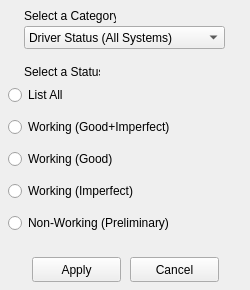
<?xml version="1.0" encoding="UTF-8"?>
<ui version="4.0">
  <class>FormArcadeFiltersDriverStatus</class>
  <widget class="QWidget" name="FormArcadeFiltersDriverStatus">
    <property name="geometry"><rect><x>0</x><y>0</y><width>250</width><height>290</height></rect></property>
    <property name="windowTitle"><string>Driver Status Filter</string></property>
    <property name="vclClass" stdset="0"><string notr="true">TFormArcadeFiltersDriverStatus</string></property>
    <property name="vclColor" stdset="0"><string notr="true">#ffffff</string></property>
    <property name="vclFontName" stdset="0"><string notr="true">Segoe UI</string></property>
    <property name="vclFontPx" stdset="0"><number>12</number></property>
    <property name="vclFontColor" stdset="0"><string notr="true">#000000</string></property>
    <property name="vclBorderStyle" stdset="0"><string notr="true">bsToolWindow</string></property>
    <property name="vclOnKeyPress" stdset="0"><string notr="true">FormKeyPress</string></property>
    <widget class="ElLabel" name="LabelSelectCategory">
      <property name="vclAutoSize" stdset="0"><bool>true</bool></property>
      <property name="geometry"><rect><x>24</x><y>8</y><width>92</width><height>16</height></rect></property>
      <property name="text"><string>Select a Category</string></property>
      <property name="vclClass" stdset="0"><string notr="true">TShadowLabel</string></property>
      <property name="vclTransparent" stdset="0"><bool>true</bool></property>
      <property name="vclFontName" stdset="0"><string notr="true">Segoe UI</string></property>
      <property name="vclFontPx" stdset="0"><number>12</number></property>
      <property name="vclFontColor" stdset="0"><string notr="true">#000000</string></property>
      <property name="vclColorFrame" stdset="0"><string notr="true">#000000</string></property>
      <property name="vclColorInnerFrame" stdset="0"><string notr="true">#000000</string></property>
      <property name="vclShadowColor" stdset="0"><string notr="true">#808080</string></property>
      <property name="vclShadowEnabled" stdset="0"><string notr="true">False</string></property>
      <property name="vclEllipsType" stdset="0"><string notr="true">etNone</string></property>
      <property name="vclFrames" stdset="0"><string notr="true"></string></property>
    </widget>
    <widget class="ElLabel" name="LabelFilterStatus">
      <property name="vclAutoSize" stdset="0"><bool>true</bool></property>
      <property name="geometry"><rect><x>24</x><y>64</y><width>76</width><height>16</height></rect></property>
      <property name="text"><string>Select a Status</string></property>
      <property name="vclClass" stdset="0"><string notr="true">TShadowLabel</string></property>
      <property name="vclTransparent" stdset="0"><bool>true</bool></property>
      <property name="vclFontName" stdset="0"><string notr="true">Segoe UI</string></property>
      <property name="vclFontPx" stdset="0"><number>12</number></property>
      <property name="vclFontColor" stdset="0"><string notr="true">#000000</string></property>
      <property name="vclColorFrame" stdset="0"><string notr="true">#000000</string></property>
      <property name="vclColorInnerFrame" stdset="0"><string notr="true">#000000</string></property>
      <property name="vclShadowColor" stdset="0"><string notr="true">#808080</string></property>
      <property name="vclShadowEnabled" stdset="0"><string notr="true">False</string></property>
      <property name="vclEllipsType" stdset="0"><string notr="true">etNone</string></property>
      <property name="vclFrames" stdset="0"><string notr="true"></string></property>
    </widget>
    <widget class="ElPanel" name="PanelBottom">
      <property name="geometry"><rect><x>0</x><y>249</y><width>250</width><height>41</height></rect></property>
      <property name="vclAlign" stdset="0"><string notr="true">alBottom</string></property>
      <property name="vclClass" stdset="0"><string notr="true">TPanelEx</string></property>
      <property name="vclColor1" stdset="0"><string notr="true">#ffffff</string></property>
      <property name="vclColor2" stdset="0"><string notr="true">#f1f1f1</string></property>
      <property name="vclColor3" stdset="0"><string notr="true">#ffff00</string></property>
      <property name="vclColor4" stdset="0"><string notr="true">#008080</string></property>
      <property name="vclColorFrame" stdset="0"><string notr="true">#dfdfdf</string></property>
      <property name="vclColorInnerFrame" stdset="0"><string notr="true">#008000</string></property>
      <property name="vclStyle" stdset="0"><string notr="true">vgSimple</string></property>
      <property name="vclFrames" stdset="0"><string notr="true"></string></property>
      <widget class="ElButton" name="ButtonOk">
        <property name="geometry"><rect><x>32</x><y>8</y><width>89</width><height>25</height></rect></property>
        <property name="text"><string>Apply</string></property>
        <property name="toolTip"><string>Close and update filters</string></property>
        <property name="vclModalResult" stdset="0"><string notr="true">1</string></property>
        <property name="vclClass" stdset="0"><string notr="true">TBitBtnEx</string></property>
      </widget>
      <widget class="ElButton" name="ButtonCancel">
        <property name="geometry"><rect><x>130</x><y>8</y><width>89</width><height>25</height></rect></property>
        <property name="text"><string>Cancel</string></property>
        <property name="toolTip"><string>Close without changing filters</string></property>
        <property name="vclModalResult" stdset="0"><string notr="true">2</string></property>
        <property name="vclClass" stdset="0"><string notr="true">TBitBtnEx</string></property>
      </widget>
    </widget>
    <widget class="QRadioButton" name="ListAll">
      <property name="geometry"><rect><x>8</x><y>85</y><width>225</width><height>20</height></rect></property>
      <property name="text"><string>List All</string></property>
      <property name="toolTip"><string>List All</string></property>
      <property name="vclClass" stdset="0"><string notr="true">TAdvOfficeRadioButtonEx</string></property>
      <property name="vclOnClick" stdset="0"><string notr="true">ListAllClick</string></property>
    </widget>
    <widget class="QComboBox" name="DriverStatusCategory">
      <property name="geometry"><rect><x>24</x><y>26</y><width>201</width><height>23</height></rect></property>
      <item><property name="text"><string>Driver Status (All Systems)</string></property></item>
      <item><property name="text"><string>Emulation Status (MAME Only)</string></property></item>
      <item><property name="text"><string>Color Status (MAME Only)</string></property></item>
      <item><property name="text"><string>Sound Status (MAME Only)</string></property></item>
      <item><property name="text"><string>Graphic Status (MAME Only)</string></property></item>
      <property name="currentIndex"><number>0</number></property>
      <property name="vclClass" stdset="0"><string notr="true">TComboBox2Ex</string></property>
      <property name="vclFontName" stdset="0"><string notr="true">Segoe UI</string></property>
      <property name="vclFontPx" stdset="0"><number>12</number></property>
      <property name="vclFontColor" stdset="0"><string notr="true">#000000</string></property>
      <property name="vclStyle" stdset="0"><string notr="true">csDropDownList</string></property>
    </widget>
    <widget class="QRadioButton" name="GoodImperfect">
      <property name="geometry"><rect><x>8</x><y>117</y><width>225</width><height>20</height></rect></property>
      <property name="text"><string>Working (Good+Imperfect)</string></property>
      <property name="toolTip"><string>Working (Good+Imperfect)</string></property>
      <property name="vclTag" stdset="0"><number>1</number></property>
      <property name="vclClass" stdset="0"><string notr="true">TAdvOfficeRadioButtonEx</string></property>
      <property name="vclOnClick" stdset="0"><string notr="true">ListAllClick</string></property>
    </widget>
    <widget class="QRadioButton" name="Imperfect">
      <property name="geometry"><rect><x>8</x><y>181</y><width>225</width><height>20</height></rect></property>
      <property name="text"><string>Working (Imperfect)</string></property>
      <property name="toolTip"><string>Working (Imperfect)</string></property>
      <property name="vclTag" stdset="0"><number>3</number></property>
      <property name="vclClass" stdset="0"><string notr="true">TAdvOfficeRadioButtonEx</string></property>
      <property name="vclOnClick" stdset="0"><string notr="true">ListAllClick</string></property>
    </widget>
    <widget class="QRadioButton" name="Preliminary">
      <property name="geometry"><rect><x>8</x><y>213</y><width>225</width><height>20</height></rect></property>
      <property name="text"><string>Non-Working (Preliminary)</string></property>
      <property name="toolTip"><string>Non-Working (Preliminary)</string></property>
      <property name="vclTag" stdset="0"><number>4</number></property>
      <property name="vclClass" stdset="0"><string notr="true">TAdvOfficeRadioButtonEx</string></property>
      <property name="vclOnClick" stdset="0"><string notr="true">ListAllClick</string></property>
    </widget>
    <widget class="QRadioButton" name="Good">
      <property name="geometry"><rect><x>8</x><y>149</y><width>225</width><height>20</height></rect></property>
      <property name="text"><string>Working (Good)</string></property>
      <property name="toolTip"><string>Working (Good)</string></property>
      <property name="vclTag" stdset="0"><number>2</number></property>
      <property name="vclClass" stdset="0"><string notr="true">TAdvOfficeRadioButtonEx</string></property>
      <property name="vclOnClick" stdset="0"><string notr="true">ListAllClick</string></property>
    </widget>
  </widget>
  <customwidgets>
    <customwidget><class>ElButton</class><extends>QPushButton</extends><header>ElWidgets.h</header></customwidget>
    <customwidget><class>ElImage</class><extends>QLabel</extends><header>ElWidgets.h</header></customwidget>
    <customwidget><class>ElLabel</class><extends>QLabel</extends><header>ElWidgets.h</header></customwidget>
    <customwidget><class>ElPanel</class><extends>QFrame</extends><header>ElWidgets.h</header><container>1</container></customwidget>
  </customwidgets>
  <resources/><connections/>
</ui>
